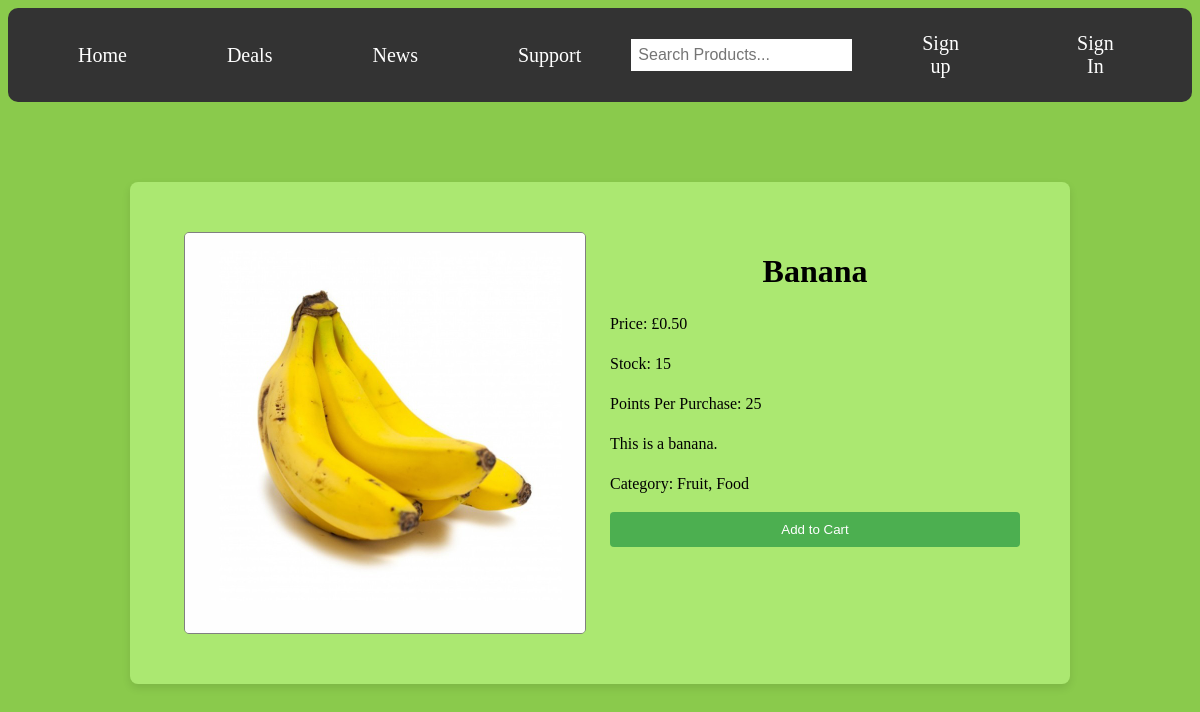
/products/product/Banana/, run on an earlier commit of the app's database.
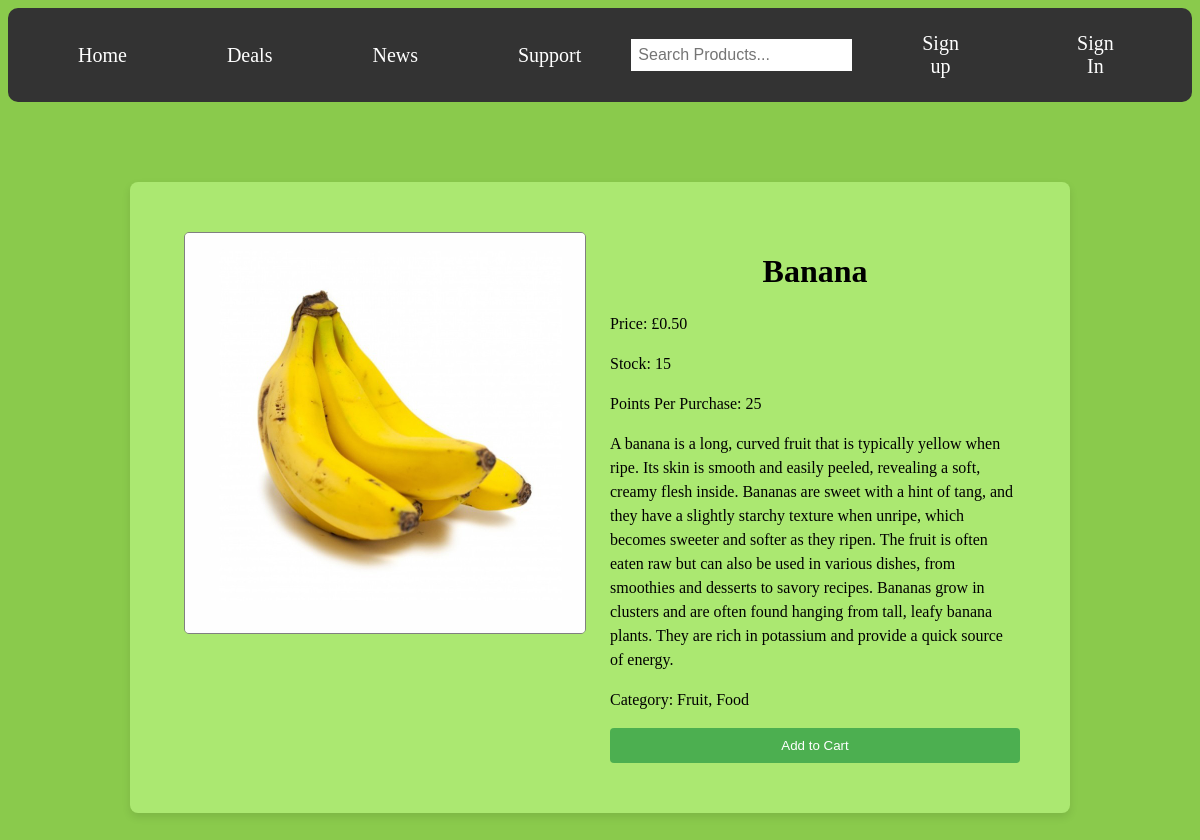
And on a later commit of the database.
### products/models.py (models this page shows, shortened)
class Products(models.Model):
    user = models.ForeignKey(User, on_delete=models.CASCADE, null=True)
    product_id=models.CharField(max_length=64)
    product_name=models.CharField(max_length=64)
    product_price=models.DecimalField(max_digits=10, decimal_places=2, default=0.00)
    product_stock=models.PositiveIntegerField(default=0)
    product_category=models.CharField(max_length=64, default="")
    product_points=models.PositiveIntegerField(default=0)
    product_description=models.TextField(default="")
    product_image=models.ImageField(default='fallback.png', blank=True)

### products/views.py (the view)
# urls.py: path('product/<str:product_name>/', views.product_detail, name='product_detail'),
def product_detail(request, product_name):
    product = get_object_or_404(Products, product_name=product_name)
    return render(request, 'product_detail.html', {'product': product})

### products/templates/product_detail.html (shortened to what this page needs)
<!DOCTYPE html>
<html lang="en" xmlns="http://www.w3.org/1999/html">
{% load static %}
<head>
        <link rel="stylesheet" href="{% static 'css/styles.css' %}">
</head>
<body>
<nav>
        <ul>
            <li><a class="active" href="{% url 'home' %}">Home</a></li>
            <li><a class="active" href="{% url 'products:deals' %}">Deals</a></li>
            <li><a class="active" href="{% url 'products:news' %}">News</a></li>
            <li><a class="active" href="{% url 'products:support' %}">Support</a></li>
        </ul>
    <form method="get" action="{% url 'products:product_search' %}">
            <input class="form-control me-2" type="search" placeholder="Search Products..." name="q" value="{{ query }}">
          </form>
            {% if user.is_authenticated %}
<ul>
    {% if is_admin %}
    <li><a class="button" href="{% url 'products:new-product' %}">Add New Product</a></li>
    {% endif %}
    <li><a class="active" href="{% url 'users:account' %}">Account</a></li>
</ul>
    <form class="logout" action="{% url 'users:logout' %}" method="post">
            {% csrf_token %}
    <button type="submit">Log out</button>
          </form>
    {% else %}
<ul>
    <li><a class="button" href="{% url 'users:register' %}">Sign up</a></li>
    <li><a class="button" href="{% url 'users:login' %}">Sign In</a></li>
    {% endif %}
    </ul>
    </nav>
<div class="product-detail-box">
<div class="product-information">
    <div class="image-box">
<img class="product-image-detail" src="{{ product.product_image.url }}" alt="{{ product.product_name }} Image">
</div>
    <div class="product-text-box">
    <h1>{{ product.product_name }}</h1>
<p>Price: £{{ product.product_price }}</p>
<p>Stock: {{ product.product_stock }}</p>
<p>Points Per Purchase: {{ product.product_points }}</p>
<p>{{ product.product_description }}</p>
        <p>Category: {{ product.product_category }}</p>
        <button>Add to Cart</button>
</div>
    </div>
</div>
</body>
</html>

What changed in the data, as far as the page shows it:
changed Products "Banana": product_description "This is a banana." → "A banana is a long, curved fruit that is typically yellow when ripe. Its skin is smooth and easily peeled, revealing a soft, creamy flesh inside. Bananas are sweet with a hint of tang, and they have a slightly starchy texture when unripe, which becomes sweeter and softer as they ripen. The fruit is often eaten raw but can also be used in various dishes, from smoothies and desserts to savory recipes. Bananas grow in clusters and are often found hanging from tall, leafy banana plants. They are rich in potassium and provide a quick source of energy."
